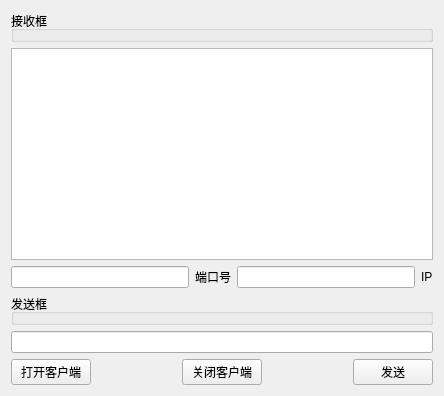
<?xml version="1.0" encoding="UTF-8"?>
<ui version="4.0">
 <class>Widget</class>
 <widget class="QWidget" name="Widget">
  <property name="geometry">
   <rect>
    <x>0</x>
    <y>0</y>
    <width>444</width>
    <height>396</height>
   </rect>
  </property>
  <property name="windowTitle">
   <string>Widget</string>
  </property>
  <layout class="QGridLayout" name="gridLayout">
   <item row="0" column="0">
    <layout class="QVBoxLayout" name="verticalLayout">
     <item>
      <widget class="QGroupBox" name="groupBox">
       <property name="title">
        <string>接收框</string>
       </property>
      </widget>
     </item>
     <item>
      <widget class="QPlainTextEdit" name="recvEdit"/>
     </item>
     <item>
      <layout class="QHBoxLayout" name="horizontalLayout_2">
       <item>
        <widget class="QLineEdit" name="portEdit"/>
       </item>
       <item>
        <widget class="QLabel" name="label">
         <property name="text">
          <string>端口号</string>
         </property>
        </widget>
       </item>
       <item>
        <widget class="QLineEdit" name="iPEdit"/>
       </item>
       <item>
        <widget class="QLabel" name="label_2">
         <property name="text">
          <string>IP</string>
         </property>
        </widget>
       </item>
      </layout>
     </item>
     <item>
      <widget class="QGroupBox" name="groupBox_2">
       <property name="title">
        <string>发送框</string>
       </property>
      </widget>
     </item>
     <item>
      <widget class="QLineEdit" name="sendEdit"/>
     </item>
     <item>
      <layout class="QHBoxLayout" name="horizontalLayout">
       <item>
        <widget class="QPushButton" name="openBt">
         <property name="text">
          <string>打开客户端</string>
         </property>
        </widget>
       </item>
       <item>
        <spacer name="horizontalSpacer">
         <property name="orientation">
          <enum>Qt::Horizontal</enum>
         </property>
         <property name="sizeHint" stdset="0">
          <size>
           <width>18</width>
           <height>13</height>
          </size>
         </property>
        </spacer>
       </item>
       <item>
        <widget class="QPushButton" name="closeBt">
         <property name="text">
          <string>关闭客户端</string>
         </property>
        </widget>
       </item>
       <item>
        <spacer name="horizontalSpacer_2">
         <property name="orientation">
          <enum>Qt::Horizontal</enum>
         </property>
         <property name="sizeHint" stdset="0">
          <size>
           <width>18</width>
           <height>13</height>
          </size>
         </property>
        </spacer>
       </item>
       <item>
        <widget class="QPushButton" name="pushButton_3">
         <property name="text">
          <string>发送</string>
         </property>
        </widget>
       </item>
      </layout>
     </item>
    </layout>
   </item>
  </layout>
 </widget>
 <layoutdefault spacing="6" margin="11"/>
 <resources/>
 <connections/>
</ui>
